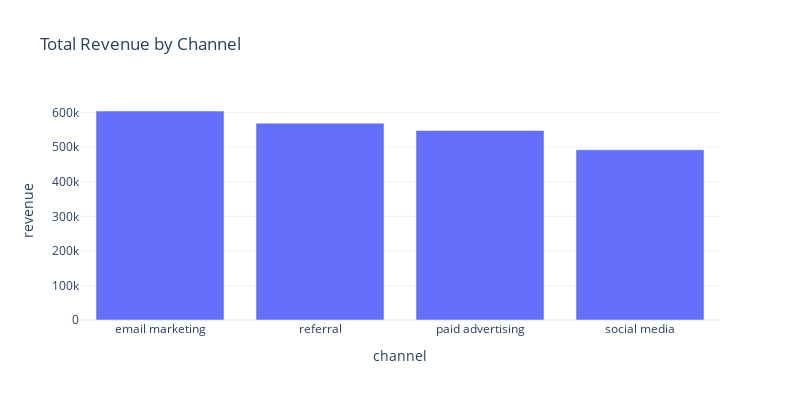

The cell this chart's notebook holds for it:
### Markdown cell above
### 4)Total Revenue by Channel

### Code cell
revenue_by_channel = data.groupby('channel')['revenue'].sum().reset_index().sort_values(by = 'revenue', ascending = False)
fig = px.bar(revenue_by_channel,
            x = 'channel',
            y = 'revenue',
            title = 'Total Revenue by Channel')
fig.update_layout(
    width=800,  # Set the width in pixels
    height=400  # Set the height in pixels
)
fig.show()

### Figure 1 — Plotly figure (JSON) as saved in the notebook; plotly's stock layout.template omitted (floating-point values rounded to 4 significant figures)
{"data": [{"alignmentgroup": "True", "hovertemplate": "channel=%{x}<br>revenue=%{y}<extra></extra>", "legendgroup": "", "marker": {"color": "#636efa", "pattern": {"shape": ""}}, "name": "", "offsetgroup": "", "orientation": "v", "showlegend": false, "textposition": "auto", "type": "bar", "x": ["email marketing", "referral", "paid advertising", "social media"], "xaxis": "x", "y": [604706, 569552, 548396, 492667], "yaxis": "y"}], "layout": {"barmode": "relative", "height": 400, "legend": {"tracegroupgap": 0}, "title": {"text": "Total Revenue by Channel"}, "width": 800, "xaxis": {"anchor": "y", "domain": [0, 1], "title": {"text": "channel"}}, "yaxis": {"anchor": "x", "domain": [0, 1], "title": {"text": "revenue"}}}}
